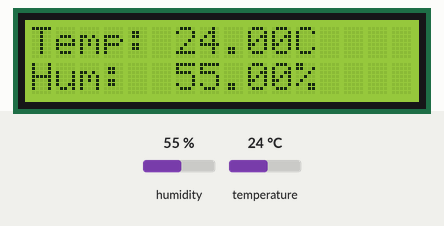
Bench run of a sketch on a simulated Arduino Uno, built with avr-gcc and run on an emulated ATmega328P. On the bench: 16×2 character LCD. The inputs (shaded band) are chosen by the test bench; at power-on: humidity 55 %, temperature 24 °C. Storage starts empty.

Above: at 3.2 s.
3.3 s: humidity set to 22 %
At 7.6 s:
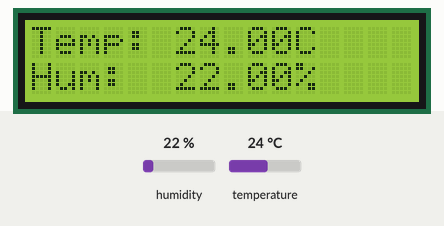
8.9 s: temperature set to 12 °C
At 13.0 s:
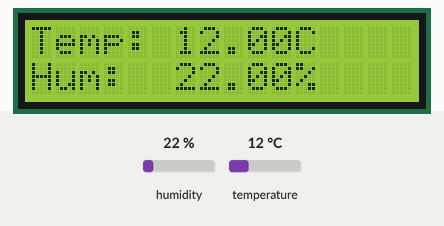
14.5 s: humidity set to 40 %
At 18.5 s:
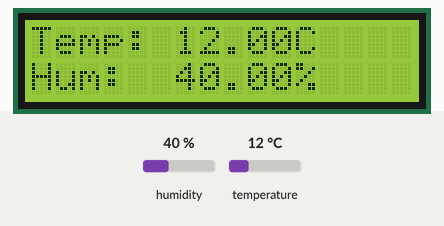
20.1 s: temperature set to 19 °C
At 22.7 s:
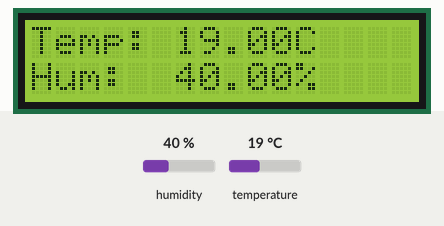
Timing chart, 0 to 24.2 s (numbered marks = the images above; inputs shaded):
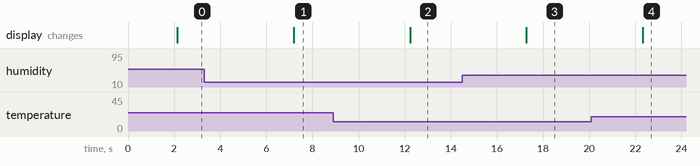

The sketch:

sketch.ino
```cpp
#include <SPI.h>
#include <SD.h>
#include <DHT.h>
#include <Wire.h>
#include <LiquidCrystal_I2C.h>

#define DHTPIN 2
#define DHTTYPE DHT22
DHT dht(DHTPIN, DHTTYPE);

LiquidCrystal_I2C lcd(0x27, 16, 2); // Check your I2C address (usually 0x27 or 0x3F)

const int chipSelect = 4;

void setup() {
  Serial.begin(9600);
  dht.begin();
  lcd.init();
  lcd.backlight();

  if (!SD.begin(chipSelect)) {
    lcd.print("SD Fail!");
    return;
  }
  lcd.print("Logging Start...");
  delay(2000);
}

void loop() {
  float temp = dht.readTemperature();
  float hum = dht.readHumidity();

  if (isnan(temp) || isnan(hum)) {
    lcd.setCursor(0, 0);
    lcd.print("Sensor Error");
    return;
  }

  // Display on LCD
  lcd.clear();
  lcd.setCursor(0, 0);
  lcd.print("Temp: ");
  lcd.print(temp);
  lcd.print("C");

  lcd.setCursor(0, 1);
  lcd.print("Hum:  ");
  lcd.print(hum);
  lcd.print("%");

  // Log to SD Card
  File dataFile = SD.open("log.txt", FILE_WRITE);
  if (dataFile) {
    dataFile.print("Temp: ");
    dataFile.print(temp);
    dataFile.print(" C, Hum: ");
    dataFile.print(hum);
    dataFile.println(" %");
    dataFile.close();
  }

  delay(5000); // Wait 5 seconds between logs
}
```

Measured:
- after the input at 3.3 s, the display: changes after 3.9 s (image 1)
- after the input at 8.9 s, the display: changes after 3.3 s (image 2)
- after the input at 14.5 s, the display: changes after 2.8 s (image 3)
- after the input at 20.1 s, the display: changes after 2.2 s (image 4)
